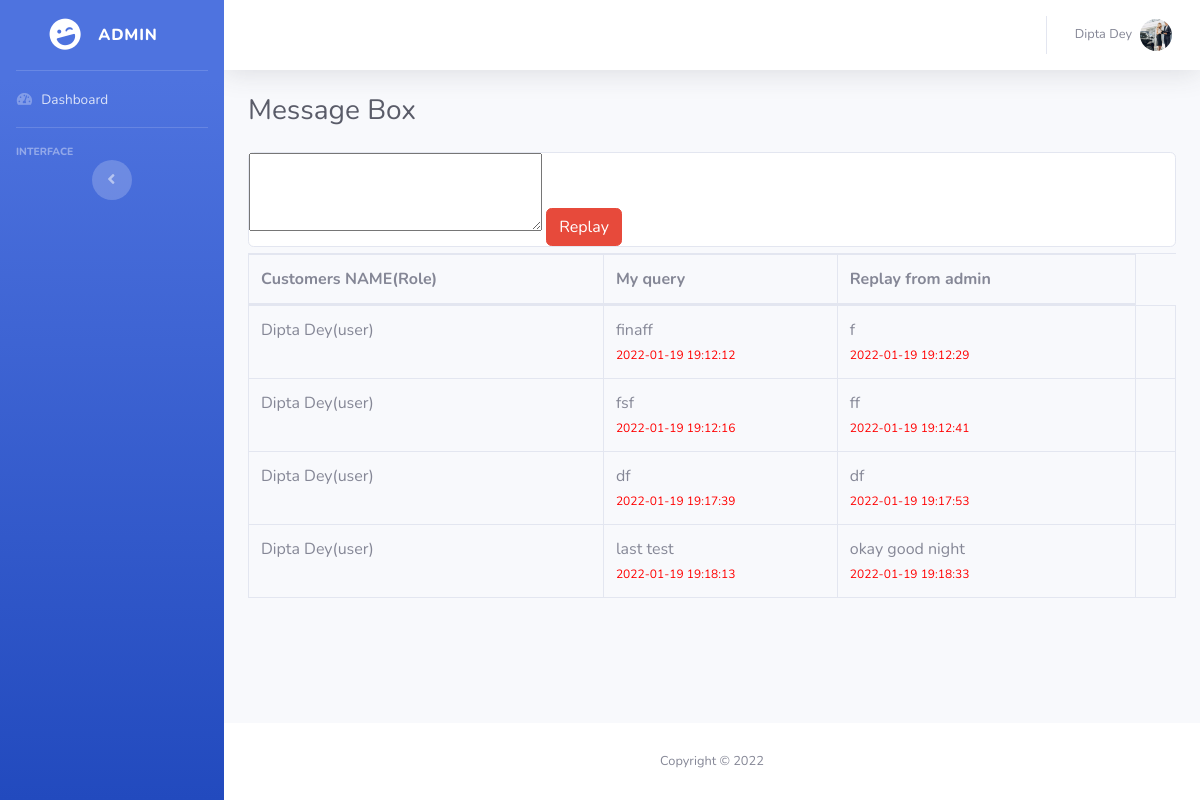
The page /admin/index.php (signed in) on the database as committed earlier.
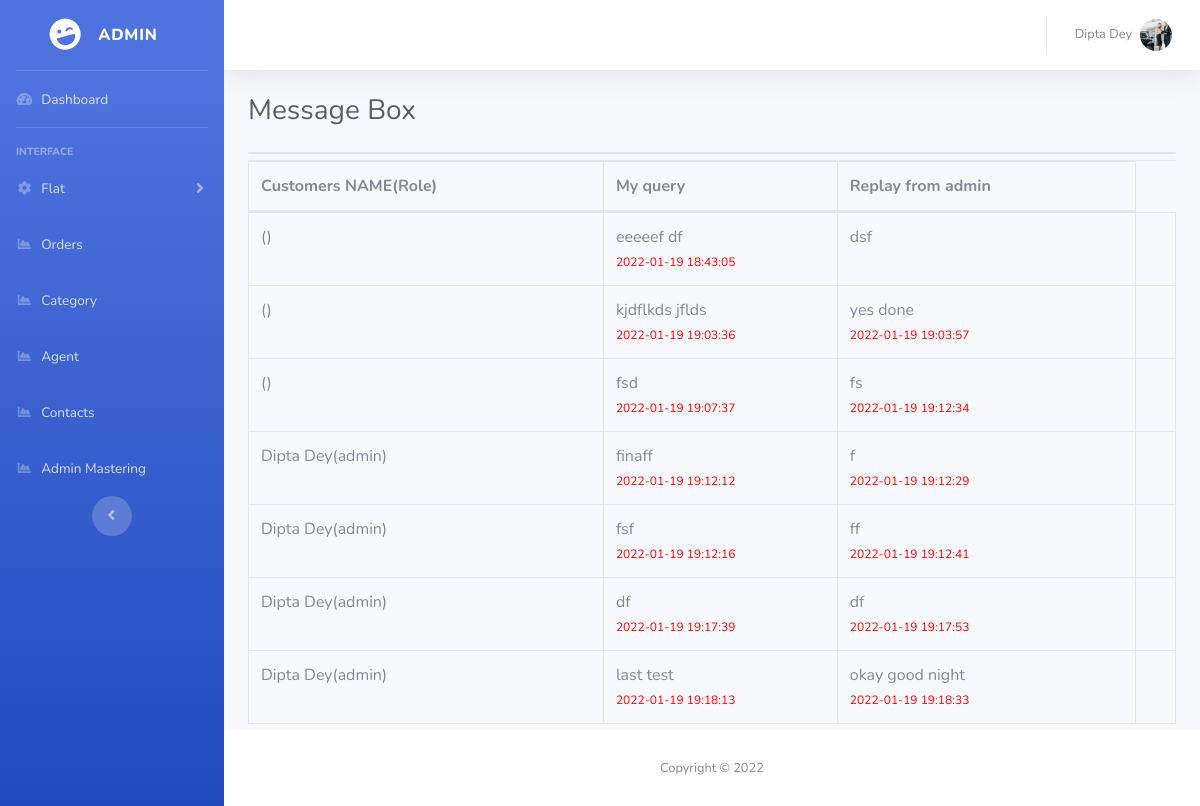
The same page on the database as committed later.
### tables this page shows
CREATE TABLE `messages` (
  `id` int(11) NOT NULL,
  `message` text NOT NULL,
  `replay` text NOT NULL,
  `message_at` timestamp NOT NULL DEFAULT current_timestamp(),
  `replay_at` timestamp NULL DEFAULT NULL,
  `user_id` int(11) NOT NULL,
  `flag` tinyint(4) NOT NULL DEFAULT 0
);

CREATE TABLE `users` (
  `user_id` int(11) NOT NULL,
  `name` varchar(191) DEFAULT NULL,
  `email` varchar(191) NOT NULL,
  `phone` varchar(191) DEFAULT NULL,
  `otp` int(11) DEFAULT NULL,
  `status` varchar(50) DEFAULT NULL,
  `password` varchar(191) DEFAULT NULL,
  `about_me` text DEFAULT NULL,
  `division` varchar(155) DEFAULT NULL,
  `address` text DEFAULT NULL,
  `image` varchar(190) DEFAULT NULL,
  `admin_log` tinyint(4) NOT NULL DEFAULT 0,
  `created_at` timestamp NOT NULL DEFAULT current_timestamp()
);

### admin/index.php (the view, shortened to what the changed rows need)
<?php include 'header.php'; ?>
                <div class="container-fluid">
                    <h1 class="h3 mb-4 text-gray-800">Message Box</h1>
                    <div class="card">
                        <?php
                          $con = new mysqli("localhost", "root", "", "realstate");
                          if ($_SESSION['status']!='admin'){
                        ?>
                    <form action="" method="post">
                        <textarea required name="message" id="" cols="30" rows="3"></textarea>
                        <input type="hidden" name="messageid" value="<?php echo $userid  = $_SESSION['user_id'];?>" >
                        <button name="sendmessage" class="btn btn-danger">Replay</button>
                    </form>
                    <?php } ?>
                    </div>
                    <table class="table table-bordered" id="dataTable" width="100%" cellspacing="0">
                                    <thead>
                                        <tr>
                                            <th>Customers NAME(Role)</th>
                                            <th>My query</th>
                                            <th>Replay from admin</th>
                                        </tr>
                                    </thead>
                                    <tbody>
                                        <?php
                                      if ($_SESSION['status']=='admin') {
                                          $query = "SELECT * FROM messages LEFT JOIN users ON users.user_id=messages.user_id order by messages.flag asc";
                                      }else {
                                        $query = "SELECT * FROM messages LEFT JOIN users ON users.user_id=messages.user_id where messages.user_id=$userid order by messages.flag asc";
                                      }
                                                 $result = $con->query($query);
                                                 if ($result->num_rows > 0) {
                                                     foreach ($result as $key => $value) {
                                        ?>
                                        <tr>
                                            <td><?php
                                            echo $value['name'].'('.$value['status'].')';
                                            ?></td>
                                             <td><?php echo $value['message']; ?> <br> <span style="color:red; font-size:12px;"><?php echo $value['message_at']; ?></span> </td>
                                            <td><?php
                                            if ($_SESSION['status']=='admin' && $value['flag']==0) { ?>
                                                <form action="" method="post">
                                                   <textarea required name="replay" id="" cols="30" rows="3"></textarea>
                                                   <input type="hidden" name="messageid" value="<?php echo $value['id'];?>" >
                                                   <button name="messagereplay" class="btn btn-danger">Replay</button>
                                                </form>
                                            <?php }elseif($value['replay']==null){
                                            echo "We Will Replay You Soon ......";
                                           } else{
                                            echo $value['replay'];
                                           echo "<br> <span style='color:red; font-size:12px;'>". $value['replay_at']."</span>";
                                            }
                                            ?> </td>
                                            <td></td>
                                        </tr>
                                                        <?php }} ?>
                                    </tbody>
                                </table>
                </div>
<?php include 'footer.php'; ?>

### admin/header.php (shortened to what the changed rows need)
<?php
$userid = $_SESSION['user_id'];
 $con = new mysqli("localhost", "root", "", "realstate");
 $query = "SELECT * FROM users WHERE user_id=$userid";
             $res = $con->query($query);
                 $img = mysqli_fetch_array($res);
?>
<!DOCTYPE html>
<html lang="en">
<head>
    <link href="vendor/fontawesome-free/css/all.min.css" rel="stylesheet" type="text/css">
        <link href="vendor/datatables/dataTables.bootstrap4.min.css" rel="stylesheet">
    <link href="css/sb-admin-2.min.css" rel="stylesheet">
</head>
<body id="page-top">
    <div id="wrapper">
        <ul class="navbar-nav bg-gradient-primary sidebar sidebar-dark accordion" id="accordionSidebar">
            <li class="nav-item">
            <?php if ($_SESSION['status']!='user') { ?>
                <a class="nav-link collapsed" href="#" data-toggle="collapse" data-target="#collapseTwo"
                    aria-expanded="true" aria-controls="collapseTwo">
                    <i class="fas fa-fw fa-cog"></i>
                    <span>Flat</span>
                </a>
                <?php } ?>
            </li>
            <?php if ($_SESSION['status']=='admin') { ?>
            <li class="nav-item">
                <a class="nav-link" href="order.php">
                    <i class="fas fa-fw fa-chart-area"></i>
                    <span>Orders</span></a>
            </li>
            <?php } ?>
            <?php if ($_SESSION['status']=='admin') { ?>
                <?php if ($img['admin_log']==0) {  ?>
            <li class="nav-item">
                <a class="nav-link" href="category.php">
                    <i class="fas fa-fw fa-chart-area"></i>
                    <span>Category</span></a>
            </li>
            <?php }} ?>
            <?php if ($_SESSION['status']=='admin') { ?>
            <li class="nav-item">
                <a class="nav-link" href="agent.php">
                    <i class="fas fa-fw fa-chart-area"></i>
                    <span>Agent</span></a>
            </li>
            <?php } ?>
             <?php if ($_SESSION['status']=='admin') { ?>
            <li class="nav-item">
                <a class="nav-link" href="contact.php">
                    <i class="fas fa-fw fa-chart-area"></i>
                    <span>Contacts</span></a>
            </li>
            <?php if ($img['admin_log']==0) {  ?>
            <li class="nav-item">
                <a class="nav-link" href="createadmin.php">
                    <i class="fas fa-fw fa-chart-area"></i>
                    <span>Admin Mastering</span></a>
            </li>
            <?php  }} ?>
        </ul>
        <div id="content-wrapper" class="d-flex flex-column">
            <div id="content">

Rows that differ between the two databases and show on the page:
now on this page (row unchanged): messages: message "eeeeef df", message_at "2022-01-19 18:43:05", replay "dsf"
now on this page (row unchanged): messages: message "kjdflkds jflds", message_at "2022-01-19 19:03:36", replay "yes done", replay_at "2022-01-19 19:03:57"
now on this page (row unchanged): messages: message "fsd", message_at "2022-01-19 19:07:37", replay "fs", replay_at "2022-01-19 19:12:34"
changed through a linked row, messages "finaff": user.status "user" → "admin"
changed through a linked row, messages "fsf": user.status "user" → "admin"
changed through a linked row, messages "df": user.status "user" → "admin"
changed through a linked row, messages "last test": user.status "user" → "admin"
Other text that changed with them:
text no longer shown: "Replay"
text now shown: "Flat Orders Category Agent Contacts Admin Mastering"
